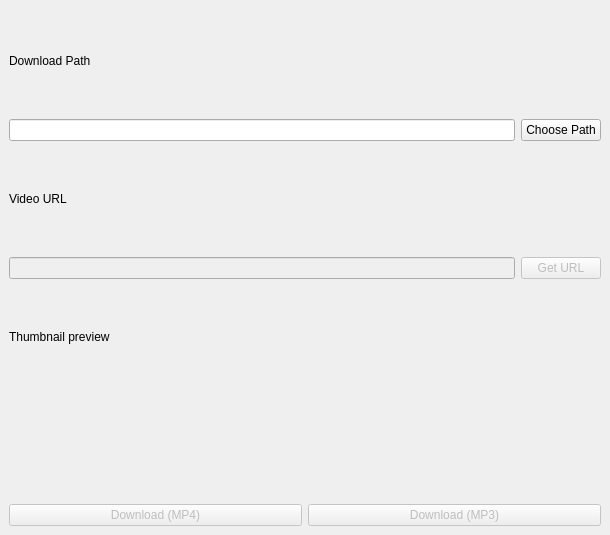
<?xml version="1.0" encoding="UTF-8"?>
<ui version="4.0">
 <class>MainWindow</class>
 <widget class="QMainWindow" name="MainWindow">
  <property name="geometry">
   <rect>
    <x>0</x>
    <y>0</y>
    <width>610</width>
    <height>535</height>
   </rect>
  </property>
  <property name="windowTitle">
   <string>100% legal youtube download no virus free</string>
  </property>
  <property name="windowIcon">
   <iconset>
    <normaloff>flush.png</normaloff>flush.png</iconset>
  </property>
  <widget class="QWidget" name="centralwidget">
   <layout class="QGridLayout" name="gridLayout">
    <item row="0" column="0">
     <widget class="QLabel" name="pathLabel">
      <property name="text">
       <string>Download Path</string>
      </property>
     </widget>
    </item>
    <item row="1" column="0">
     <widget class="QLineEdit" name="PathLine"/>
    </item>
    <item row="1" column="1">
     <widget class="QPushButton" name="PathButton">
      <property name="text">
       <string>Choose Path</string>
      </property>
     </widget>
    </item>
    <item row="2" column="0">
     <widget class="QLabel" name="URLLabel">
      <property name="text">
       <string>Video URL</string>
      </property>
     </widget>
    </item>
    <item row="3" column="0">
     <widget class="QLineEdit" name="URLLine">
      <property name="enabled">
       <bool>false</bool>
      </property>
     </widget>
    </item>
    <item row="4" column="0">
     <widget class="QLabel" name="ThumbLabel">
      <property name="text">
       <string>Thumbnail preview</string>
      </property>
     </widget>
    </item>
    <item row="3" column="1">
     <widget class="QPushButton" name="URLButton">
      <property name="enabled">
       <bool>false</bool>
      </property>
      <property name="text">
       <string>Get URL</string>
      </property>
     </widget>
    </item>
    <item row="5" column="0" colspan="2">
     <widget class="QLabel" name="ThumbnailPlaceholder">
      <property name="minimumSize">
       <size>
        <width>128</width>
        <height>72</height>
       </size>
      </property>
      <property name="styleSheet">
       <string notr="true"/>
      </property>
      <property name="text">
       <string/>
      </property>
      <property name="pixmap">
       <pixmap>../meme stash/clarkson/Capture.PNG</pixmap>
      </property>
      <property name="scaledContents">
       <bool>true</bool>
      </property>
      <property name="alignment">
       <set>Qt::AlignCenter</set>
      </property>
     </widget>
    </item>
    <item row="6" column="0" colspan="2">
     <layout class="QHBoxLayout" name="horizontalLayout">
      <item>
       <widget class="QPushButton" name="DownloadButton">
        <property name="enabled">
         <bool>false</bool>
        </property>
        <property name="text">
         <string>Download (MP4)</string>
        </property>
       </widget>
      </item>
      <item>
       <widget class="QPushButton" name="DownloadMP3Button">
        <property name="enabled">
         <bool>false</bool>
        </property>
        <property name="text">
         <string>Download (MP3)</string>
        </property>
       </widget>
      </item>
     </layout>
    </item>
   </layout>
  </widget>
 </widget>
 <resources/>
 <connections/>
</ui>
